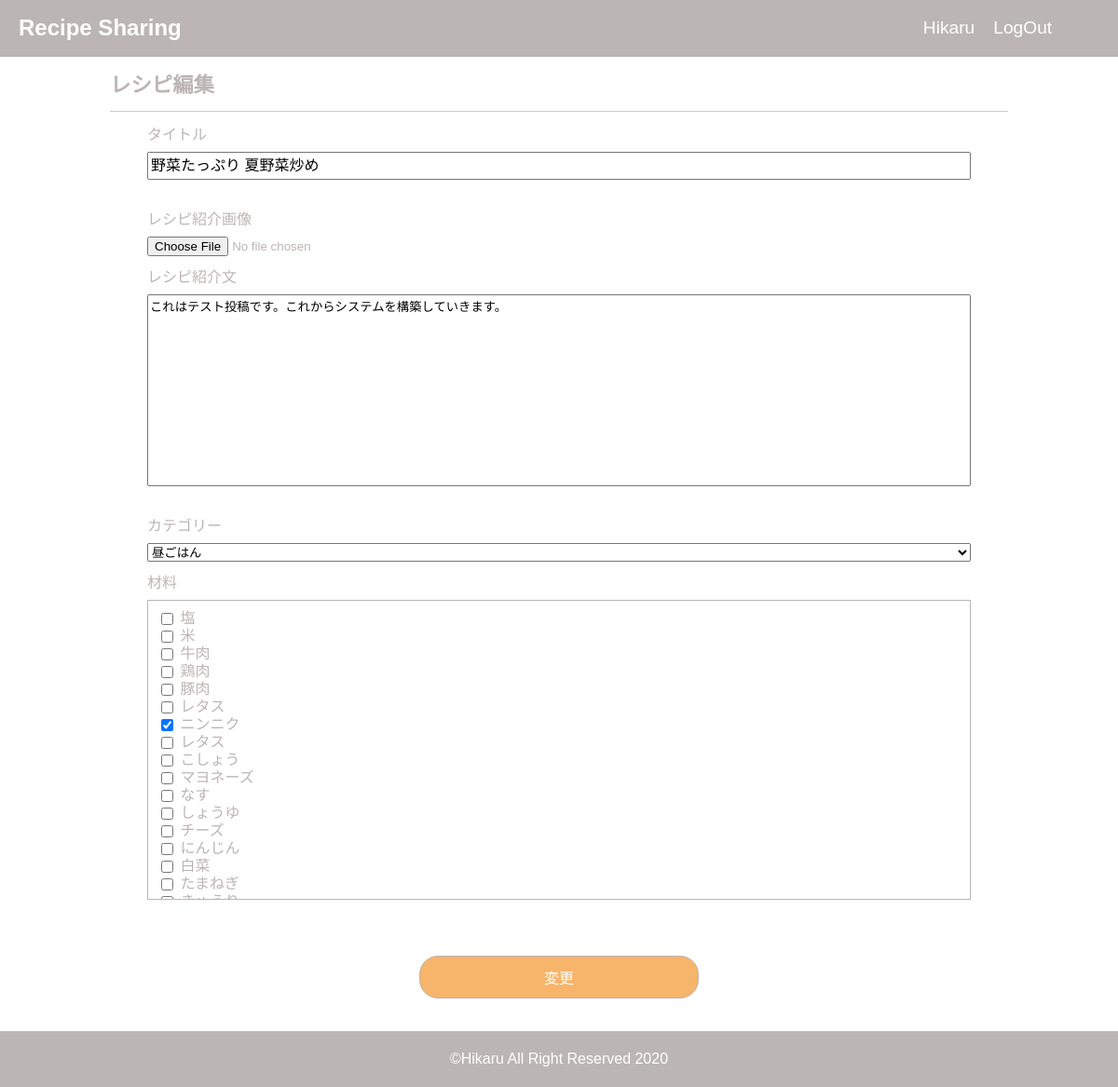
The app's page /recipe/edit/11, older data.
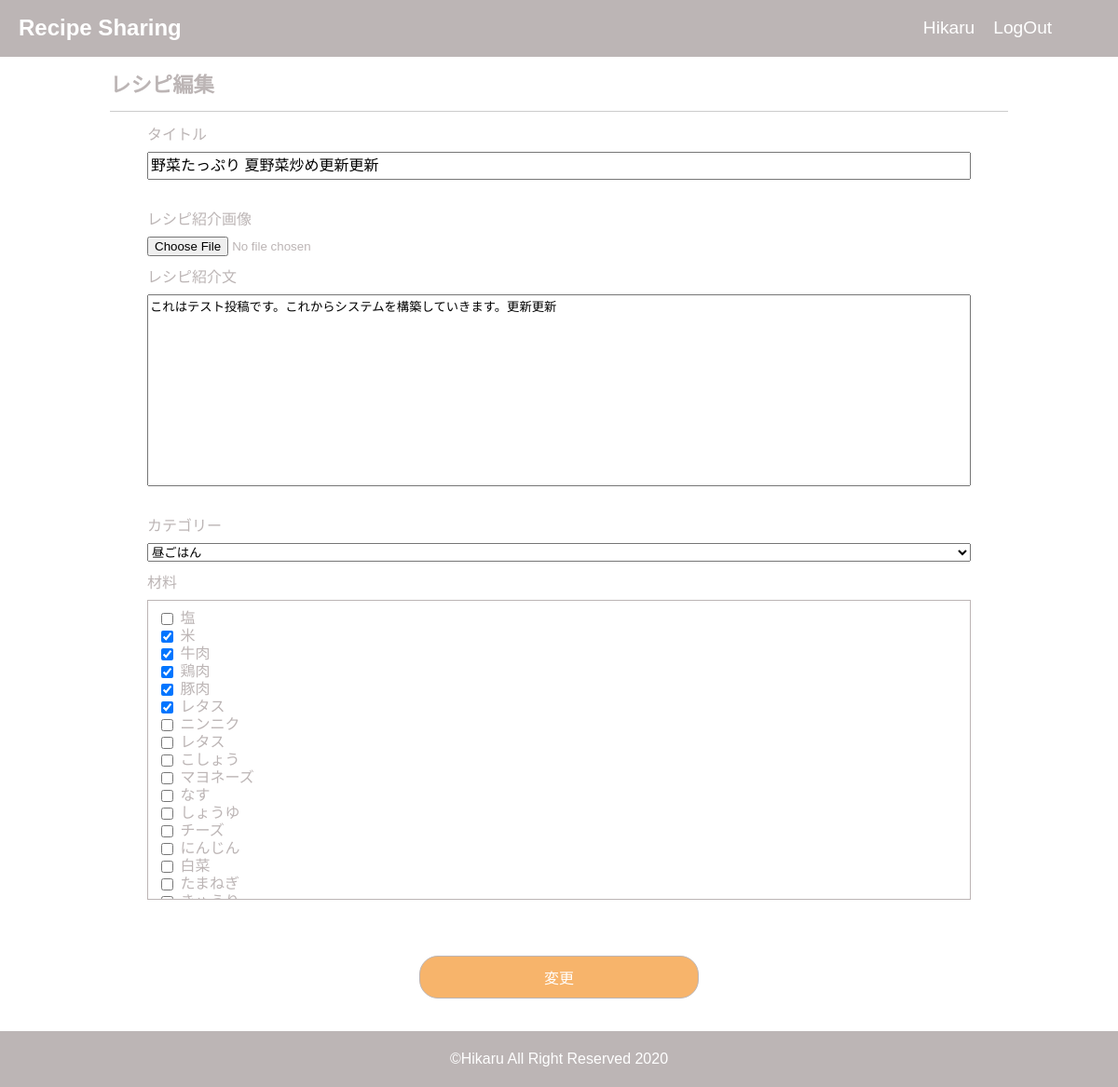
The same page, newer data.
### recipe/models.py (models this page shows, shortened)
class Recipes(models.Model):
    user = models.ForeignKey(
        User,
        on_delete=models.CASCADE,
        null=True
    )
    category = models.ForeignKey(
        Categorys,
        on_delete=models.CASCADE
    )
    recipe_image = models.ForeignKey(
        RecipeImage,
        on_delete=models.CASCADE,
        null=True,
        blank=True
    )
    material = models.ManyToManyField(
        Materials,
        through="MaterialControl"
    )
    recipe_title = models.CharField(max_length=150)
    recipe_sentents = models.TextField(blank=True)
    created_sum = models.IntegerField()
    created_datetime = models.DateTimeField(auto_now_add=True)
    updated_datetime = models.DateTimeField(auto_now=True)
    class Meta:
        db_table = "recipes"
        verbose_name = "Recipes"

### recipe/views.py (the view, shortened to what this page needs)
# urls.py: path('recipe/edit/<int:recipe_id>', views.RecipeEditFormView.as_view(), name='recipe_edit'),
class RecipeEditFormView(FormView):
    template_name = 'recipe/recipe_edit.html'
    form_class = RecipeUpdateForm
    success_url = reverse_lazy('recipe:mypage', kwargs={'user_id': 1})
    def get_form_kwargs(self):
        kwargs = super(RecipeEditFormView, self).get_form_kwargs()
        recipe = Recipes.objects\
            .select_related("category")\
            .select_related("user") \
            .select_related("recipe_image") \
            .prefetch_related('material') \
            .filter(
                id= self.kwargs.get('recipe_id')
            )
        logger = logging.getLogger("consol")
        logger.info(recipe)
        logger.info(self.kwargs.get('recipe_id'))
        kwargs['recipe_title'] = recipe[0].recipe_title
        kwargs['recipe_sentence'] = recipe[0].recipe_sentents
        kwargs['recipe_image'] = recipe[0].recipe_image
        kwargs['category_id_choice'] = [recipe[0].category.id]
        kwargs['material_id_multi_choice'] = [material.id for material in recipe[0].material.all()]
        return kwargs
    def get_context_data(self, **kwargs):
        context = super().get_context_data(**kwargs)
        context['edit_recipe_id'] = self.kwargs.get('recipe_id')
        return context

### recipe/forms.py
class RecipeUpdateForm(RecipeCreateForm):
    def __init__(self, *args, **kwargs):
        title = kwargs.pop('recipe_title')
        recipe_sentence = kwargs.pop('recipe_sentence')
        recipe_image = kwargs.pop('recipe_image')
        category_id_choice = kwargs.pop('category_id_choice')
        material_id_multi_choice = kwargs.pop('material_id_multi_choice')
        super().__init__(*args, **kwargs)
        logger = logging.getLogger("consol")
        self.fields['recipe_title'].initial = title
        self.fields['recipe_sentence'].initial = recipe_sentence
        self.fields['category_id_choice'].initial = category_id_choice
        self.fields['material_id_multi_choice'].initial = material_id_multi_choice
        self.fields['recipe_image'].initial = '/' + recipe_image.image_path.url
        self.fields['recipe_image'].required = True

### recipe/templates/recipe/recipe_edit.html (shortened to what this page needs)
{% extends './base.html' %}
{% load static %}
{% block content1 %}
    <div class="create-recipe-form-area">
        <h1 id="header-title-recipe-create-page">レシピ編集</h1>
        <hr>
        <form action="{% url 'recipe:recipe_edit' edit_recipe_id %}" method="POST" enctype="multipart/form-data">
            <div class="create-form form-recipe-title">
                <label for="id_recipe_title">タイトル</label>
                {{ form.recipe_title }}
            </div>
            <div class="create-form recipe-image-area">
                <label for="id_recipe_image">レシピ紹介画像</label>
                {{ form.recipe_image }}
            </div>
            <div class="create-form form-recipe-sentence">
                <label for="id_recipe_sentence">レシピ紹介文</label>
                {{ form.recipe_sentence}}
            </div>
            <div class="create-form form-category-choice">
                <label for="id_category_id_choice">カテゴリー</label>
                {{ form.category_id_choice}}
            </div>
            <div class="create-form form-material-choice">
                <label for="id_material_id_multi_choice">材料</label>
                {{ form.material_id_multi_choice }}
            </div>
            <div class="submit-button-area create-form">
                <input type="submit" value="変更">
            </div>
        </form>
    </div>
{% endblock  %}

### recipe/templates/recipe/base.html (shortened to what this page needs)
{% load static %}
<!DOCTYPE html>
<html lang="ja" dir="ltr">
<head>
  <link href="https://use.fontawesome.com/releases/v5.6.1/css/all.css" rel="stylesheet">
</head>
<body>
  <header>
    <h1><a href="{% url 'recipe:recipes'%}">Recipe Sharing</a></h1>
    <div class="user-account-area">
      <ul>
        <li><a href="{% url 'recipe:mypage' 1 %}">Hikaru</a></li>
        <li><a href="#">LogOut</a></li>
      </ul>
    </div>
  </header>
  <div class="container preload">
      {% block content1%}
      {% endblock %}
  </div>
  <footer>
    <p>&copy;Hikaru All Right Reserved 2020</p>
  </footer>
</body>
</html>

Row changes from the older to the newer data that the page shows:
changed Recipes: recipe_title "野菜たっぷり 夏野菜炒め" → "野菜たっぷり 夏野菜炒め更新更新"
Text that changed along with them:
form field recipe_sentence: "これはテスト投稿です。これからシステムを構築していきます。" → "これはテスト投稿です。これからシステムを構築していきます。更新更新"
form field material_id_multi_choice: "☐ ☐ ☐ ☐ ☐ ☐ ☑ ☐ ☐ ☐ ☐ ☐ ☐ ☐ ☐ ☐ ☐" → "☐ ☑ ☑ ☑ ☑ ☑ ☐ ☐ ☐ ☐ ☐ ☐ ☐ ☐ ☐ ☐ ☐"
